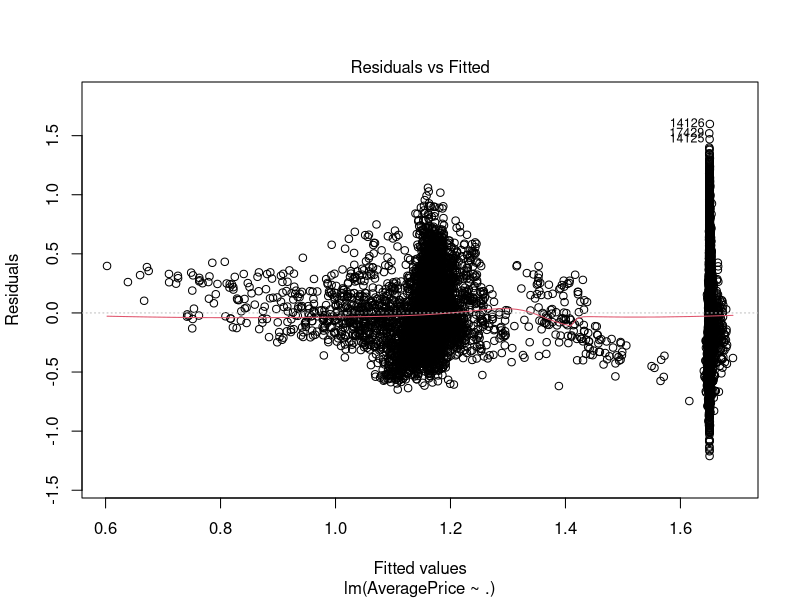
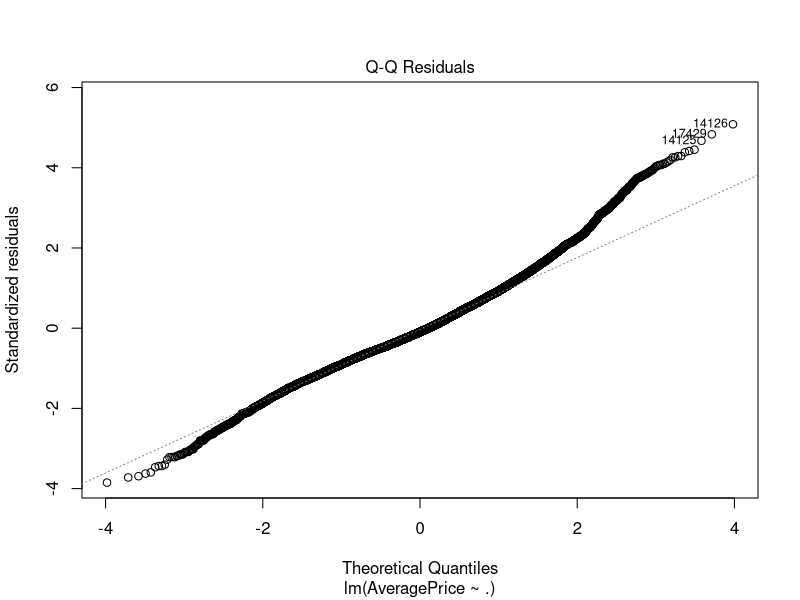
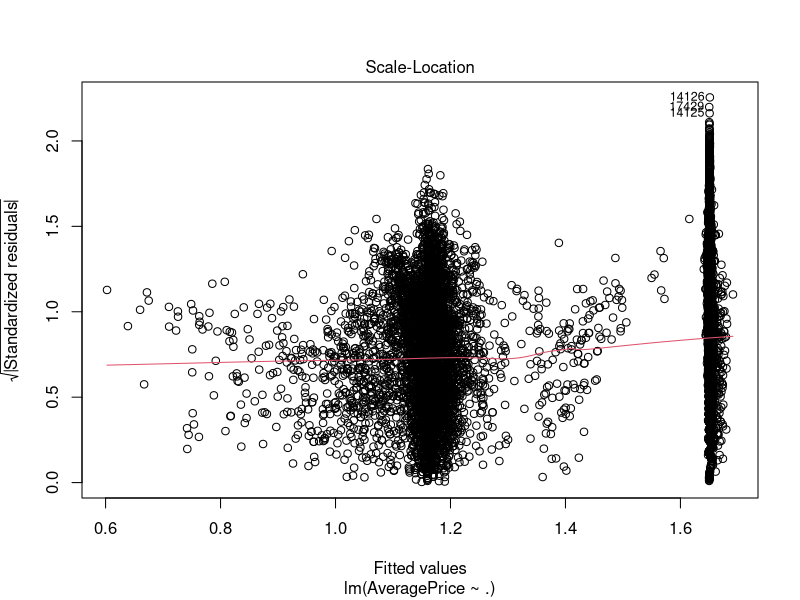
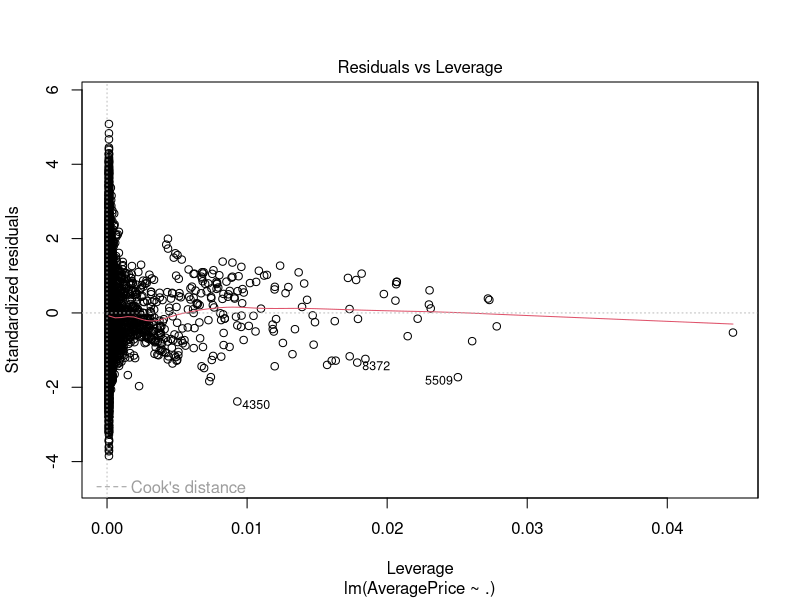
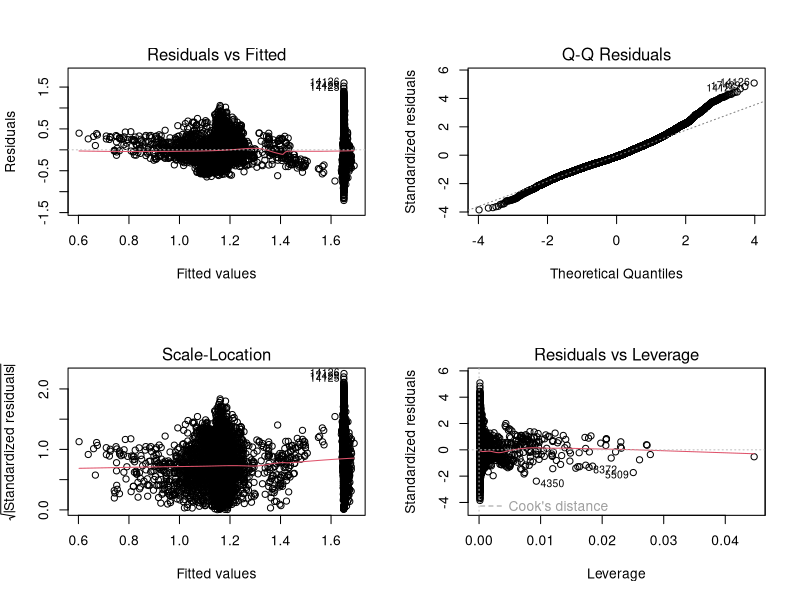
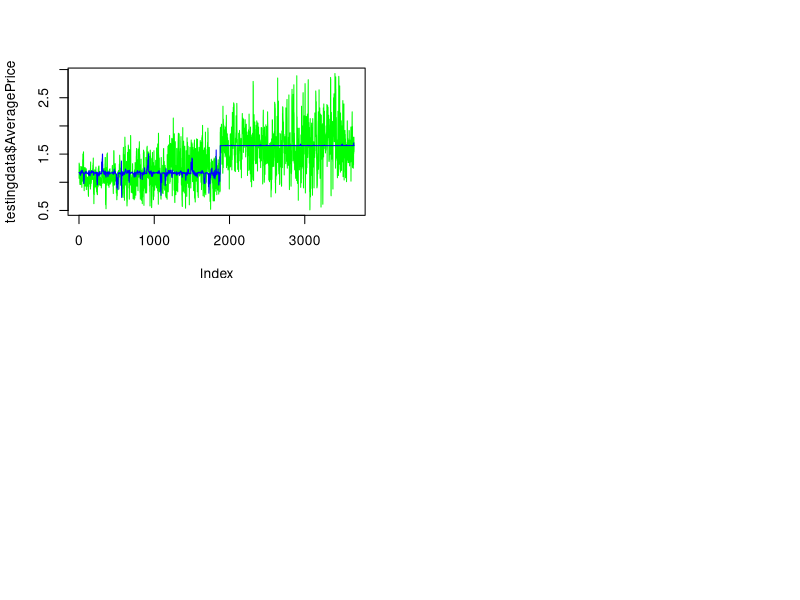

Recreate these plots in R, in order.
# Author: Richard Saldanha
# Student ID: 18183034
# Problem Statement:Implementation Multiple Linear Regression on Avocado Prices

data <- read.csv(file="avocadoprices.csv",header = TRUE, sep=",")


# Install the necessary packages
install.packages("car")
install.packages("dplyr")
install.packages("corrplot")
install.packages("caTools")
#Import the necessary packages

library(dplyr)
library(caTools)
library(car)
library(corrplot)


# Drop the uncessary columns of the dataframe
mydata <- select (data,-c(Date,TotalVolume,TotalBags,SmallBags,LargeBags,XLargeBags,year,region))

View(mydata)

# Check whether there are any null values in the updated data
is.na(mydata)
sum(is.na(mydata))

# Encoding categorical data
mydata$type = factor(mydata$type,
                       levels = c('conventional', 'organic'),
                       labels = c(1, 2))



# Splitting the dataset into the Training set and Test set

set.seed(123)
split = sample.split(mydata$AveragePrice, SplitRatio = 0.8)
trainigdata = subset(mydata, split == TRUE)
testingdata = subset(mydata, split == FALSE)
View(trainigdata)
View(testingdata)


# Fitting Multiple Linear Regression to the Training set
mlregressor = lm(formula = AveragePrice ~ .,
               data = trainigdata)


summary(mlregressor)



#Now we predict the test results

y_pred = predict(mlregressor, newdata = testingdata)

y_pred

View(testingdata)


# We now can plot the regression diagnostic plot for our model and observe the results

plot(mlregressor)


# To make all four diagnostic plot appear on the same screen we make use of
par(mfrow=c(2,2))

plot(mlregressor)


# To check the Variance Inflation factor


mymodel <- lm(AveragePrice~.,data = trainigdata)
vif(mymodel)



# Lets now compare the predicted values and actual values, we can use the plot function

plot(testingdata$AveragePrice, type = "l", lty = 1.8, col = "green")
lines(y_pred, type="l", col="blue")
